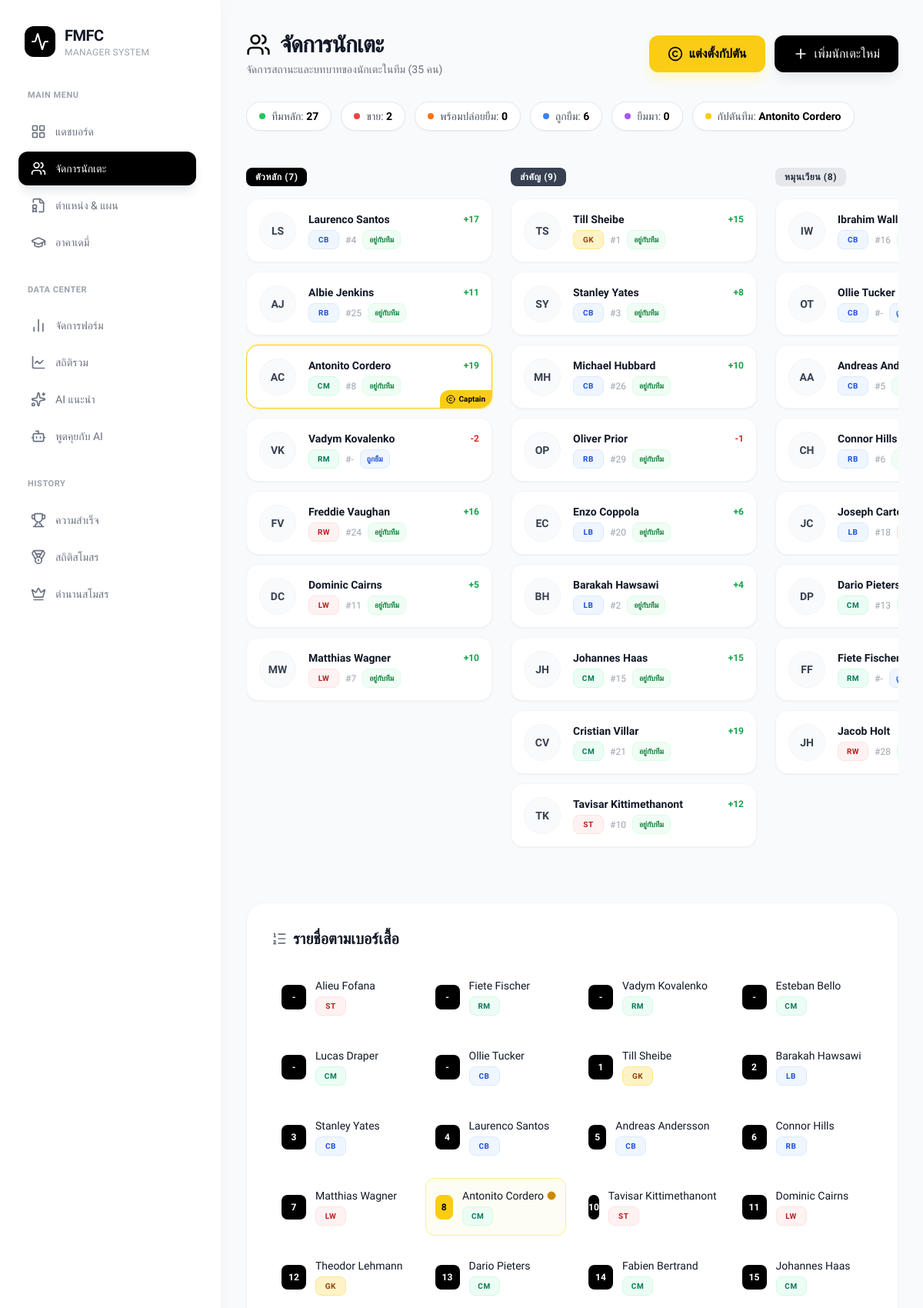
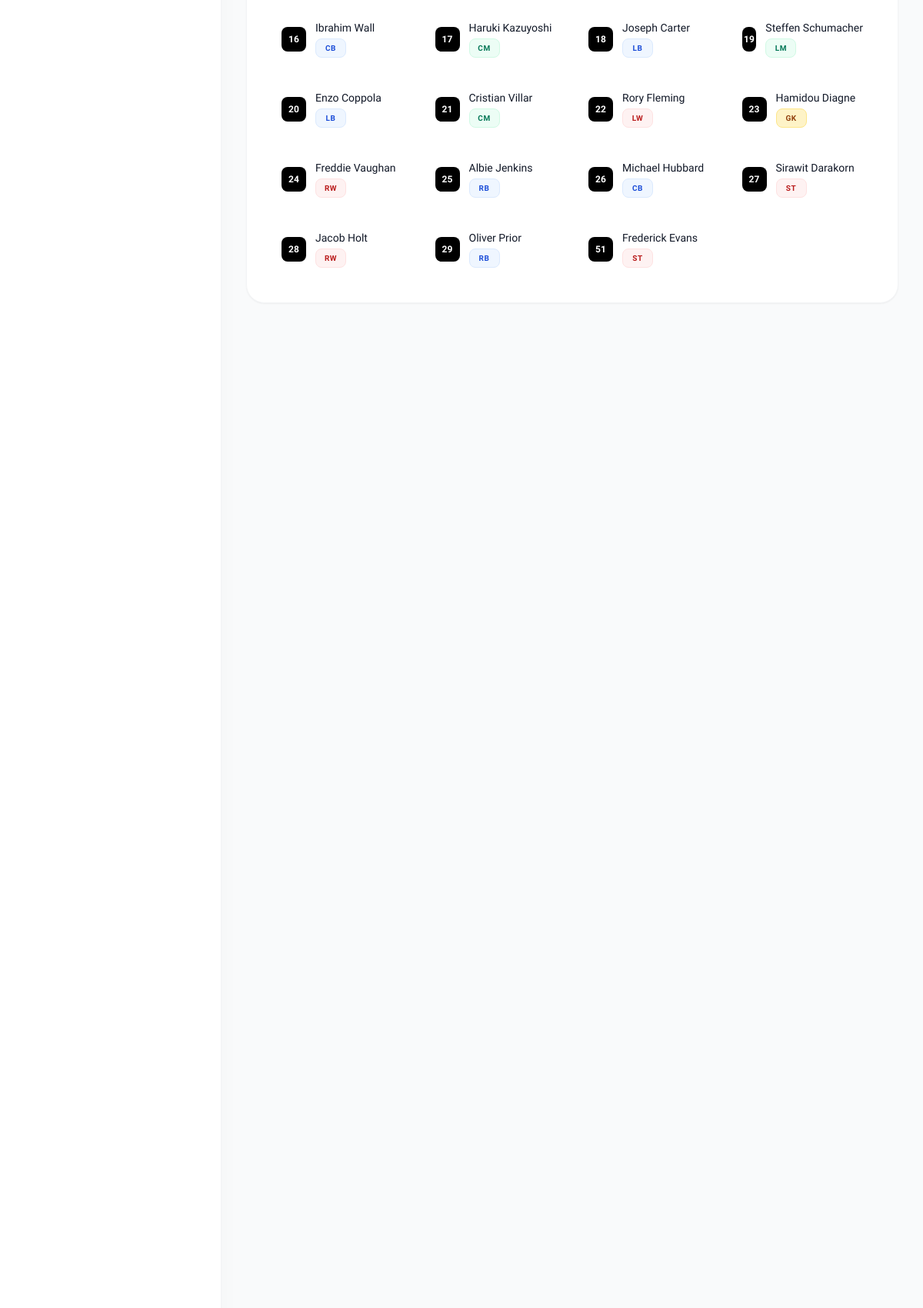
Screenshot of /pages/manage_players.php (signed in, upper part) with the database file from the repository (2 pictures, top to bottom).
### tables this page shows
CREATE TABLE `players` (
  `player_id` int(11) NOT NULL,
  `user_id` int(11) NOT NULL,
  `name` varchar(100) NOT NULL,
  `role` enum('crucial','important','rotation','sporadic','prospect') DEFAULT NULL,
  `position` enum('st','cf','lw','rw','lm','rm','cam','cm','cdm','cb','lb','rb','gk') DEFAULT NULL,
  `jersey_number` int(11) DEFAULT NULL,
  `status` enum('no','sell','for_loan','on_loan','in_loan') DEFAULT 'no',
  `injured` int(11) NOT NULL DEFAULT 0,
  `injured_count` int(11) DEFAULT 0,
  `is_academy_product` tinyint(4) NOT NULL,
  `performance_score` int(11) NOT NULL DEFAULT 0,
  `rating` decimal(4,2) NOT NULL DEFAULT 0.00,
  `score_change` enum('increase','decrease','neutral') DEFAULT 'neutral',
  `change_count` int(11) DEFAULT 0,
  `appearances` int(11) DEFAULT 0,
  `goals` int(11) DEFAULT 0,
  `assists` int(11) DEFAULT 0,
  `clean_sheets` int(11) DEFAULT 0,
  `yellow_cards` int(11) DEFAULT 0,
  `red_cards` int(11) DEFAULT 0
);

### pages/manage_players.php (the view, shortened to what this page needs)
<?php
include "../includes/db_config.php";
include "../includes/ui_helpers.php";
if (!function_exists('getInitials')) {
    function getInitials($name)
    {
        $words = explode(' ', $name);
        $initials = '';
        foreach ($words as $word) {
            if (!empty($word)) {
                $initials .= strtoupper(substr($word, 0, 1));
            }
        }
        return $initials;
    }
}
$userId = $_SESSION['user_id'];
$captain_id = null;
if ($conn instanceof PDO) {
    $stmt_cap = $conn->prepare("SELECT player_id FROM team_captain WHERE user_id = ?");
    $stmt_cap->execute([$userId]);
    $captain_id = $stmt_cap->fetchColumn();
}
$status_counts = ['sell' => 0, 'for_loan' => 0, 'on_loan' => 0, 'in_loan' => 0, 'no' => 0];
if ($conn instanceof PDO) {
    $statusQuery = $conn->prepare("SELECT status, COUNT(*) as count FROM Players WHERE user_id = :user_id GROUP BY status");
    $statusQuery->execute([':user_id' => $userId]);
    $statusResults = $statusQuery->fetchAll(PDO::FETCH_ASSOC);
    foreach ($statusResults as $row) $status_counts[$row['status']] = $row['count'];
}
if ($conn instanceof PDO) {
    $queryTotal = $conn->prepare("SELECT COUNT(*) as total FROM Players WHERE user_id = :user_id");
    $queryTotal->execute([':user_id' => $userId]);
    $totalPlayers = $queryTotal->fetch(PDO::FETCH_ASSOC)['total'];
}
$roles = ['crucial', 'important', 'rotation', 'sporadic', 'prospect'];
$role_display_thai = [
    'crucial' => 'ตัวหลัก',
    'important' => 'สำคัญ',
    'rotation' => 'หมุนเวียน',
    'sporadic' => 'สำรอง',
    'prospect' => 'ดาวรุ่ง'
];
$resultByRole = [];
$resultByJersey = [];
$allPlayersForModal = [];
if ($conn instanceof PDO) {
    $queryByJersey = $conn->prepare("SELECT player_id, name, position, jersey_number, status, is_academy_product FROM Players WHERE user_id = :user_id ORDER BY jersey_number ASC");
    $queryByJersey->execute([':user_id' => $userId]);
    $resultByJersey = $queryByJersey->fetchAll(PDO::FETCH_ASSOC);
    $allPlayersForModal = $resultByJersey;
    foreach ($roles as $role) {
        $query = $conn->prepare("SELECT player_id, name, position, role, jersey_number, status, injured, injured_count, performance_score, is_academy_product FROM Players WHERE role = :role AND user_id = :user_id ORDER BY FIELD(position, 'gk', 'cb', 'rb', 'lb', 'cdm', 'cm', 'cam', 'rm', 'lm', 'rw', 'lw', 'st')");
        $query->execute([':role' => $role, ':user_id' => $userId]);
        $resultByRole[$role] = $query->fetchAll(PDO::FETCH_ASSOC);
    }
}
?>
<!DOCTYPE html>
<html lang="th">
<head>
    <script src="https://cdn.tailwindcss.com"></script>
    <link rel="stylesheet" type="text/css" href="https://cdn.jsdelivr.net/npm/toastify-js/src/toastify.min.css">
</head>
<body class="bg-[#F9FAFB] text-gray-800">
    <div class="flex h-screen overflow-hidden">
        <?php include '../includes/navbar.php'; ?>
        <main class="flex-1 px-8 py-10 overflow-y-auto relative">
            <div class="flex flex-col md:flex-row md:items-center justify-between gap-4 mb-8">
                <div>
                    <h1 class="text-3xl font-bold text-gray-900 tracking-tight flex items-center gap-3">
                        <i data-lucide="users" class="w-8 h-8 text-black"></i> จัดการนักเตะ
                    </h1>
                    <p class="text-gray-500 mt-1 text-sm">จัดการสถานะและบทบาทของนักเตะในทีม (<?= $totalPlayers ?> คน)</p>
                </div>
                <div class="flex gap-3">
                    <button onclick="toggleModal('captainModal')"
                        class="bg-yellow-400 text-black px-6 py-3 rounded-xl hover:bg-yellow-500 transition-all shadow-lg shadow-yellow-100 flex items-center gap-2 font-bold">
                        <i data-lucide="copyright" class="w-5 h-5"></i> แต่งตั้งกัปตัน
                    </button>
                    <a href="add_player.php" class="bg-black text-white px-6 py-3 rounded-xl hover:bg-gray-800 transition-all shadow-lg shadow-gray-200 flex items-center gap-2 font-medium">
                        <i data-lucide="plus" class="w-5 h-5"></i> เพิ่มนักเตะใหม่
                    </a>
                </div>
            </div>
            <div class="flex flex-wrap gap-3 mb-10 overflow-x-auto pb-2 no-scrollbar">
                <div class="flex items-center gap-2 px-4 py-2 bg-white border border-gray-200 rounded-full shadow-sm whitespace-nowrap">
                    <span class="w-2 h-2 bg-green-500 rounded-full"></span>
                    <span class="text-sm text-gray-600">ทีมหลัก: <strong class="text-black"><?= $status_counts['no'] ?></strong></span>
                </div>
                <div class="flex items-center gap-2 px-4 py-2 bg-white border border-gray-200 rounded-full shadow-sm whitespace-nowrap">
                    <span class="w-2 h-2 bg-red-500 rounded-full"></span>
                    <span class="text-sm text-gray-600">ขาย: <strong class="text-black"><?= $status_counts['sell'] ?></strong></span>
                </div>
                <div class="flex items-center gap-2 px-4 py-2 bg-white border border-gray-200 rounded-full shadow-sm whitespace-nowrap">
                    <span class="w-2 h-2 bg-orange-500 rounded-full"></span>
                    <span class="text-sm text-gray-600">พร้อมปล่อยยืม: <strong class="text-black"><?= $status_counts['for_loan'] ?></strong></span>
                </div>
                <div class="flex items-center gap-2 px-4 py-2 bg-white border border-gray-200 rounded-full shadow-sm whitespace-nowrap">
                    <span class="w-2 h-2 bg-blue-500 rounded-full"></span>
                    <span class="text-sm text-gray-600">ถูกยืม: <strong class="text-black"><?= $status_counts['on_loan'] ?></strong></span>
                </div>
                <div class="flex items-center gap-2 px-4 py-2 bg-white border border-gray-200 rounded-full shadow-sm whitespace-nowrap">
                    <span class="w-2 h-2 bg-purple-500 rounded-full"></span>
                    <span class="text-sm text-gray-600">ยืมมา: <strong class="text-black"><?= $status_counts['in_loan'] ?></strong></span>
                </div>
                <div class="flex items-center gap-2 px-4 py-2 bg-white border border-gray-200 rounded-full shadow-sm whitespace-nowrap">
                    <span class="w-2 h-2 bg-yellow-400 rounded-full"></span>
                    <span class="text-sm text-gray-600">กัปตันทีม:
                        <strong class="text-black">
                            <?php
                            $capName = "ยังไม่ระบุ";
                            foreach ($allPlayersForModal as $p) {
                                if ($p['player_id'] == $captain_id) {
                                    $capName = $p['name'];
                                    break;
                                }
                            }
                            echo htmlspecialchars($capName);
                            ?>
                        </strong>
                    </span>
                </div>
            </div>
            <div class="flex gap-6 overflow-x-auto pb-8 custom-scrollbar">
                <?php foreach ($roles as $role):
                    $playersInRole = $resultByRole[$role] ?? [];
                    $roleColor = match ($role) {
                        'crucial' => 'bg-black text-white',
                        'important' => 'bg-gray-700 text-white',
                        'rotation' => 'bg-gray-200 text-gray-800',
                        'sporadic' => 'bg-gray-100 text-gray-600',
                        'prospect' => 'border border-dashed border-gray-300 text-gray-500',
                        default => 'bg-gray-100'
                    };
                ?>
                    <div class="flex-none w-80 flex flex-col">
                        <div class="mb-4 flex items-center justify-between">
                            <span class="px-3 py-1 rounded-lg text-xs font-bold uppercase tracking-wider <?= $roleColor ?>">
                                <?= $role_display_thai[$role] ?> (<?= count($playersInRole) ?>)
                            </span>
                        </div>
                        <div class="flex flex-col gap-3">
                            <?php if (empty($playersInRole)): ?>
                                <div class="h-24 flex items-center justify-center border-2 border-dashed border-gray-200 rounded-2xl text-gray-400 text-sm">
                                    ไม่มีนักเตะ
                                </div>
                            <?php else: ?>
                                <?php foreach ($playersInRole as $player):
                                    $initials = getInitials($player['name']);
                                    $isCaptain = ($player['player_id'] == $captain_id);
                                    $statusBadge = fmfc_status_badge($player['status']);
                                ?>
                                    <a href="edit_player.php?id=<?= $player['player_id'] ?>"
                                        class="group block bg-white p-4 rounded-2xl border <?= $isCaptain ? 'border-yellow-400 ring-2 ring-yellow-100' : 'border-gray-100' ?> shadow-sm hover:shadow-md hover:-translate-y-1 transition-all duration-200 relative overflow-hidden">
                                        <?php if ($isCaptain): ?>
                                            <div class="absolute bottom-0 right-0 bg-yellow-400 text-black text-[10px] font-bold px-2 py-1 rounded-tl-xl z-20 shadow-sm flex items-center gap-1">
                                                <i data-lucide="copyright" class="w-3 h-3"></i> Captain
                                            </div>
                                        <?php endif; ?>
                                        <div class="flex items-center gap-4">
                                            <div class="w-12 h-12 rounded-full bg-gray-50 flex items-center justify-center text-gray-700 font-bold text-sm border border-gray-100 group-hover:bg-black group-hover:text-white transition-colors">
                                                <?= $initials ?>
                                            </div>
                                            <div class="flex-1 min-w-0">
                                                <div class="flex items-center justify-between">
                                                    <h3 class="font-semibold text-gray-900 text-sm truncate pr-2"><?= htmlspecialchars($player['name']) ?></h3>
                                                    <?php if ($player['performance_score'] != 0): ?>
                                                        <span class="text-xs font-bold <?= $player['performance_score'] > 0 ? 'text-green-600' : 'text-red-600' ?>">
                                                            <?= $player['performance_score'] > 0 ? '+' : '' ?><?= $player['performance_score'] ?>
                                                        </span>
                                                    <?php endif; ?>
                                                </div>
                                                <div class="flex items-center gap-2 mt-1">
                                                    <?= fmfc_position_badge($player['position']) ?>
                                                    <span class="text-xs text-gray-400">#<?= $player['jersey_number'] ?? '-' ?></span>
                                                    <?= $statusBadge ?>
                                                </div>
                                            </div>
                                        </div>
                                    </a>
                                <?php endforeach; ?>
                            <?php endif; ?>
                        </div>
                    </div>
                <?php endforeach; ?>
            </div>
            <div class="mt-10 bg-white rounded-3xl border border-gray-100 shadow-sm p-8">
                <h2 class="text-xl font-bold text-gray-900 mb-6 flex items-center gap-2">
                    <i data-lucide="list-ordered" class="w-5 h-5 text-gray-500"></i> รายชื่อตามเบอร์เสื้อ
                </h2>
                <div class="grid grid-cols-1 sm:grid-cols-2 md:grid-cols-3 lg:grid-cols-4 gap-4">
                    <?php foreach ($resultByJersey as $player):
                        $isCap = ($player['player_id'] == $captain_id);
                    ?>
                        <a href="edit_player.php?id=<?= $player['player_id'] ?>"
                            class="flex items-center gap-3 p-3 rounded-xl hover:bg-gray-50 transition-colors border <?= $isCap ? 'border-yellow-200 bg-yellow-50/50' : 'border-transparent hover:border-gray-100' ?>">
                            <span class="w-8 h-8 flex items-center justify-center <?= $isCap ? 'bg-yellow-400 text-black' : 'bg-black text-white' ?> text-xs font-bold rounded-lg">
                                <?= $player['jersey_number'] ?? '-' ?>
                            </span>
                            <div class="flex flex-col">
                                <span class="text-sm font-medium text-gray-900 truncate flex items-center gap-1">
                                    <?= htmlspecialchars($player['name']) ?>
                                    <?php if ($isCap): ?><i data-lucide="copyright" class="w-3 h-3 text-yellow-600 fill-current"></i><?php endif; ?>
                                </span>
                                <?= fmfc_position_badge($player['position'], 'mt-1 w-fit') ?>
                            </div>
                        </a>
                    <?php endforeach; ?>
                </div>
            </div>
        </main>
    </div>
</body>
</html>

### includes/ui_helpers.php
<?php
if (!function_exists('fmfc_position_badge_class')) {
    function fmfc_position_badge_class($position) {
        return match (strtolower((string)$position)) {
            'st', 'cf', 'lw', 'rw' => 'bg-red-50 text-red-700 border-red-100',
            'lm', 'rm', 'cam', 'cm', 'cdm' => 'bg-emerald-50 text-emerald-700 border-emerald-100',
            'cb', 'lb', 'rb' => 'bg-blue-50 text-blue-700 border-blue-100',
            'gk' => 'bg-amber-100 text-amber-800 border-amber-200',
            default => 'bg-gray-100 text-gray-600 border-gray-200',
        };
    }
}
if (!function_exists('fmfc_position_badge')) {
    function fmfc_position_badge($position, $extraClass = '') {
        $position = strtolower((string)$position);
        $class = fmfc_position_badge_class($position);
        return "<span class=\"inline-flex items-center justify-center min-w-10 px-2 py-1 rounded-lg border text-[10px] font-black uppercase tracking-wider {$class} {$extraClass}\">" . htmlspecialchars($position) . "</span>";
    }
}
if (!function_exists('fmfc_status_badge')) {
    function fmfc_status_badge($status, $extraClass = '') {
        $map = [
            'no' => ['อยู่กับทีม', 'bg-green-50 text-green-700 border-green-100'],
            'sell' => ['ขาย', 'bg-red-50 text-red-700 border-red-100'],
            'for_loan' => ['พร้อมปล่อยยืม', 'bg-orange-50 text-orange-700 border-orange-100'],
            'on_loan' => ['ถูกยืม', 'bg-blue-50 text-blue-700 border-blue-100'],
            'in_loan' => ['ยืมมา', 'bg-purple-50 text-purple-700 border-purple-100'],
        ];
        [$label, $class] = $map[$status] ?? ['ไม่ระบุ', 'bg-gray-100 text-gray-600 border-gray-200'];
        return "<span class=\"inline-flex items-center rounded-lg border px-2 py-1 text-[10px] font-bold {$class} {$extraClass}\">{$label}</span>";
    }
}
?>

### pages/manage_players.php (style rules this page uses)
body { font-family: 'Kanit', sans-serif; }
.no-scrollbar { -ms-overflow-style: none; scrollbar-width: none; }

### rows the page displays
players: performance_score "2", jersey_number "6", name "CH", name "Connor Hills", position "RB"
players: name "Antonito Cordero", shows "Captain", name "AC", performance_score "19", position "CM", jersey_number "8", label "อยู่กับทีม"
players: name "LS", name "Laurenco Santos", performance_score "17", position "CB", jersey_number "4", label "อยู่กับทีม"
players: name "AJ", name "Albie Jenkins", performance_score "11", position "RB", jersey_number "25", label "อยู่กับทีม"
players: name "VK", name "Vadym Kovalenko", performance_score "-2", position "RM", jersey_number "-", label "ถูกยืม"
players: name "FV", name "Freddie Vaughan", performance_score "16", position "RW", jersey_number "24", label "อยู่กับทีม"
players: name "DC", name "Dominic Cairns", performance_score "5", position "LW", jersey_number "11", label "อยู่กับทีม"
players: name "MW", name "Matthias Wagner", performance_score "10", position "LW", jersey_number "7", label "อยู่กับทีม"
players: name "TS", name "Till Sheibe", performance_score "15", position "GK", jersey_number "1", label "อยู่กับทีม"
players: name "SY", name "Stanley Yates", performance_score "8", position "CB", jersey_number "3", label "อยู่กับทีม"
players: name "MH", name "Michael Hubbard", performance_score "10", position "CB", jersey_number "26", label "อยู่กับทีม"
players: name "OP", name "Oliver Prior", performance_score "-1", position "RB", jersey_number "29", label "อยู่กับทีม"
players: name "EC", name "Enzo Coppola", performance_score "6", position "LB", jersey_number "20", label "อยู่กับทีม"
players: name "BH", name "Barakah Hawsawi", performance_score "4", position "LB", jersey_number "2", label "อยู่กับทีม"
players: name "JH", name "Johannes Haas", performance_score "15", position "CM", jersey_number "15", label "อยู่กับทีม"
players: name "CV", name "Cristian Villar", performance_score "19", position "CM", jersey_number "21", label "อยู่กับทีม"
players: name "TK", name "Tavisar Kittimethanont", performance_score "12", position "ST", jersey_number "10", label "อยู่กับทีม"
players: name "IW", name "Ibrahim Wall", position "CB", jersey_number "16"
players: name "OT", name "Ollie Tucker", position "CB", jersey_number "-"
players: name "AA", name "Andreas…", position "CB", jersey_number "5", name "Andreas Andersson"
players: name "JC", name "Joseph…", position "LB", jersey_number "18", name "Joseph Carter"
players: name "DP", name "Dario…", position "CM", jersey_number "13", name "Dario Pieters"
players: name "FF", name "Fiete…", position "RM", jersey_number "-", name "Fiete Fischer"
players: name "JH", name "Jacob Holt", position "RW", jersey_number "28"
players: jersey_number "-", name "Alieu Fofana", position "ST"
players: jersey_number "-", name "Esteban Bello", position "CM"
players: jersey_number "-", name "Lucas Draper", position "CM"
players: jersey_number "12", name "Theodor Lehmann", position "GK"
players: jersey_number "14", name "Fabien Bertrand", position "CM"
players: jersey_number "17", name "Haruki Kazuyoshi", position "CM"
players: jersey_number "19", name "Steffen Schumacher", position "LM"
players: jersey_number "22", name "Rory Fleming", position "LW"
players: jersey_number "23", name "Hamidou Diagne", position "GK"
players: jersey_number "27", name "Sirawit Darakorn", position "ST"
players: jersey_number "51", name "Frederick Evans", position "ST"

### other values shown
$item['label'] "แดชบอร์ด"
$item['label'] "จัดการนักเตะ"
$item['label'] "ตำแหน่ง & แผน"
$item['label'] "อาคาเดมี่"
$item['label'] "จัดการฟอร์ม"
$item['label'] "สถิติรวม"
$item['label'] "AI แนะนำ"
$item['label'] "พูดคุยกับ AI"
$item['label'] "ความสำเร็จ"
$item['label'] "สถิติสโมสร"
$item['label'] "ตำนานสโมสร"
$totalPlayers "35"
$status_counts['no'] "27"
$status_counts['for_loan'] "0"
$status_counts['in_loan'] "0"
